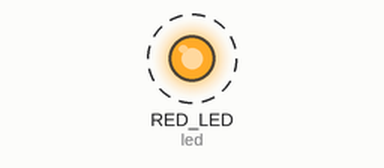
This program was run on a simulated CircuitPython board. Parts: output pins drawn as LEDs (lit = HIGH). Dashed ring = blinking.

Above: at 0.5 s.
Timing chart, 0 to 4.6 s (numbered marks = the images above):
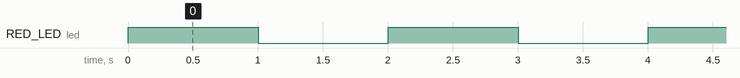

Measured:
- by itself, RED_LED (led): alternates HIGH for 1.0 s and LOW for 1.0 s

The program:

06-blink.py
```python
import board
import digitalio
import time

# setup
led = digitalio.DigitalInOut(board.RED_LED)  # general-purpose RED LED on Pin D3
led.direction = digitalio.Direction.OUTPUT

# main loop
while True:
    led.value = True
    time.sleep(1)
    led.value = False
    time.sleep(1)# Write your code here :-)
```
